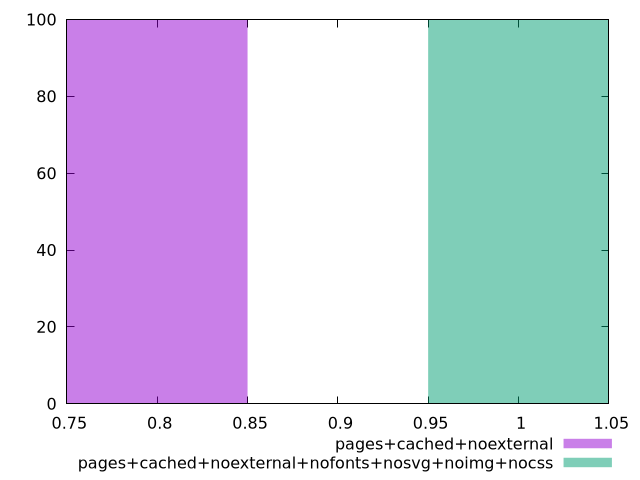

The gnuplot source for this figure:
$_pagesCachedNoexternal <<EOF
0.8 100
EOF
$_pagesCachedNoexternalNofontsNosvgNoimgNocss <<EOF
1 100
EOF
set key outside below
set terminal pngcairo
set output "report_00004_2020-11-02T20-21-41.718Z/unused-css-rules/unused-css-rules_pages+cached+noexternal_pages+cached+noexternal+nofonts+nosvg+noimg+nocss+hist.png"
set boxwidth 0.1
set style fill transparent solid 0.5 noborder
set yrange [0:100]
plot $_pagesCachedNoexternal title "pages+cached+noexternal" with boxes ,$_pagesCachedNoexternalNofontsNosvgNoimgNocss title "pages+cached+noexternal+nofonts+nosvg+noimg+nocss" with boxes ,
